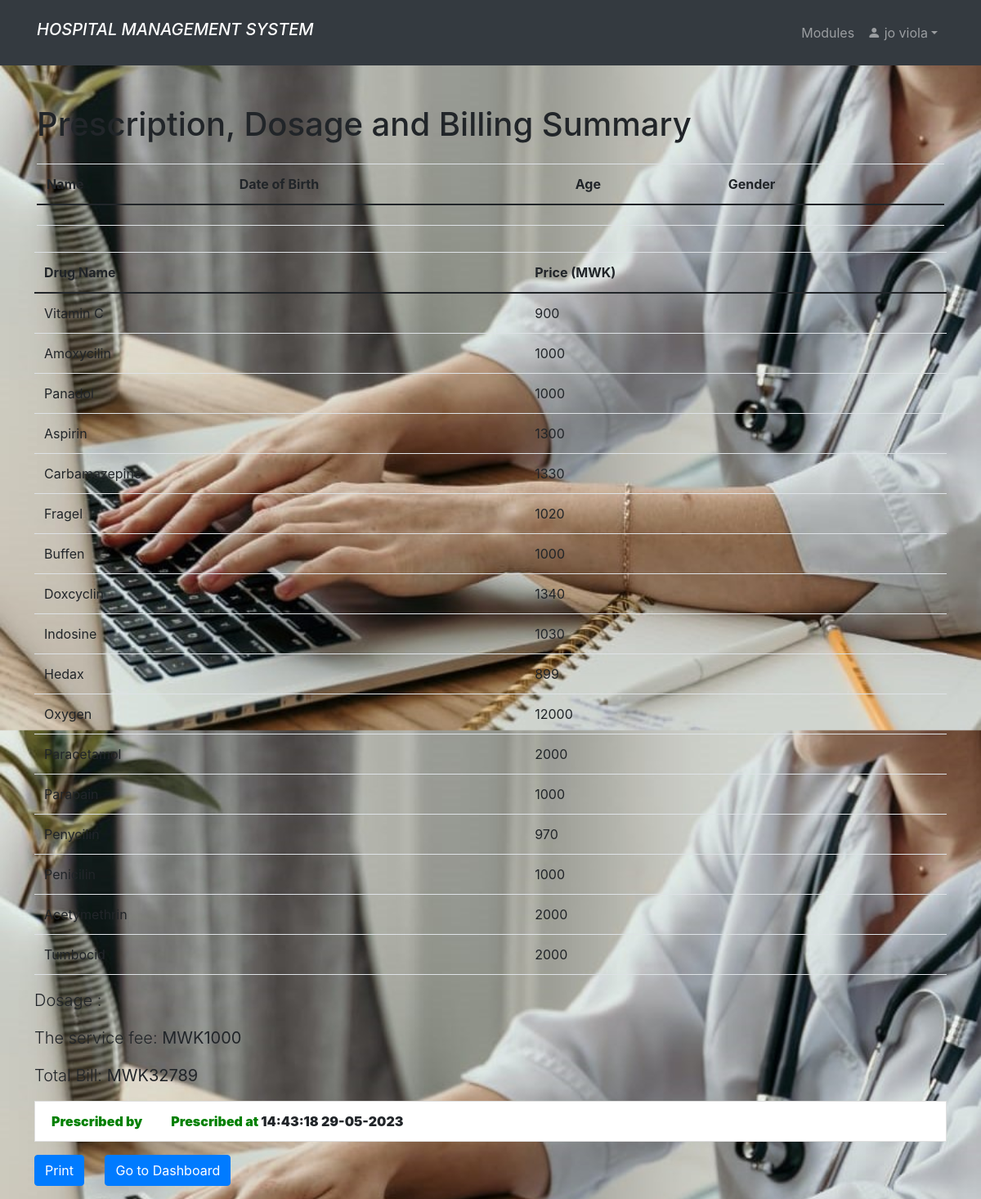
The page /billing.php (signed in) on the database as committed earlier.
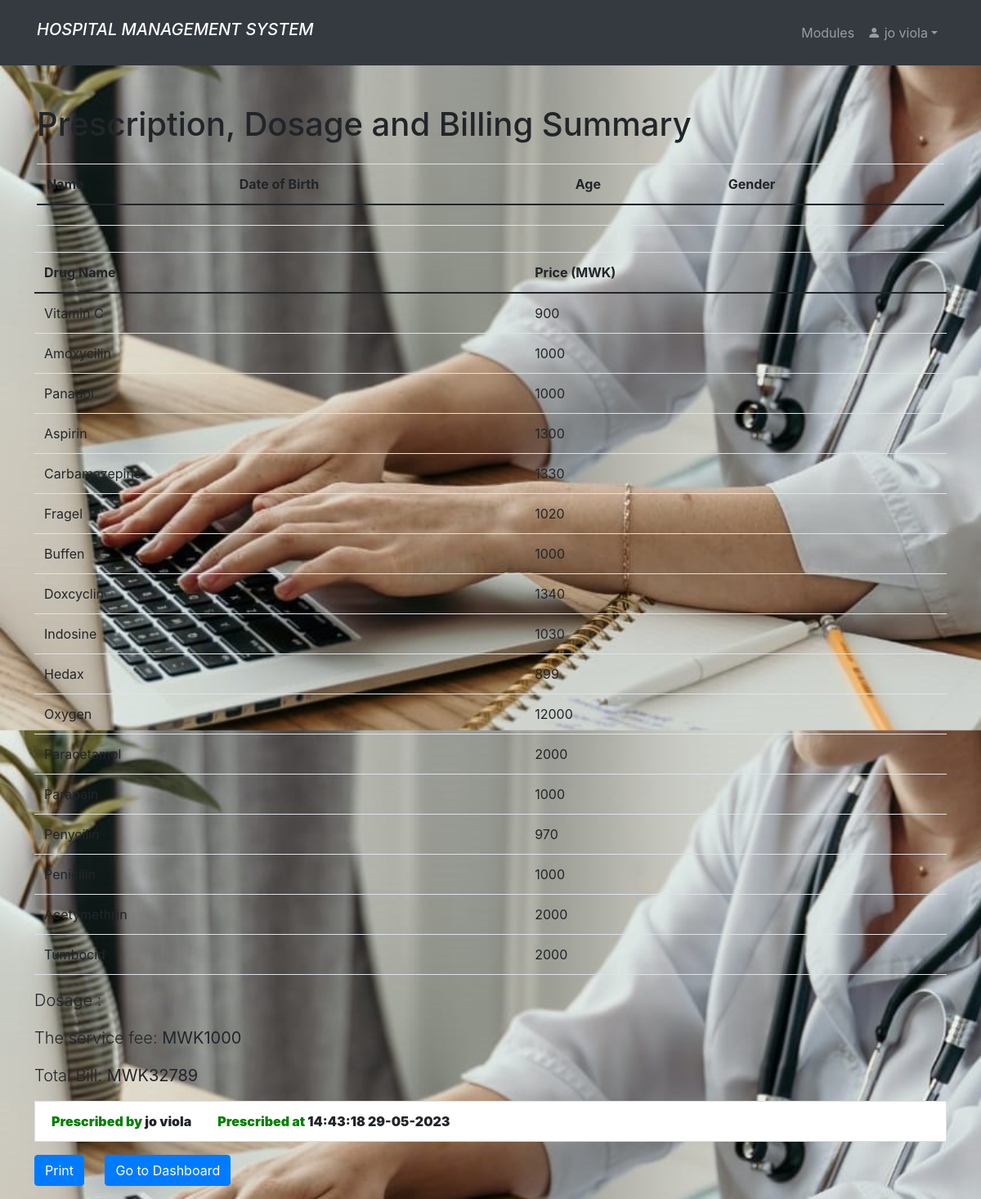
The same page on the database as committed later.
### tables this page shows
CREATE TABLE `user` (
  `id` int(11) NOT NULL,
  `uname` varchar(100) NOT NULL,
  `prof` varchar(100) NOT NULL,
  `pwd` varchar(100) NOT NULL
);

### billing.php (the view, shortened to what the changed rows need)
<?php
    include "comfig.php";
    include "unavbar.php";
    if (isset($_SESSION['id']) && isset($_SESSION['uname'])){
        $servicefee= 1000;
        $patient_id = $_SESSION["patient_id"];
?>
<!DOCTYPE html>
<html lang="en">
  <head>
    <link rel="stylesheet" href="https://maxcdn.bootstrapcdn.com/bootstrap/4.5.2/css/bootstrap.min.css">
    <link rel="stylesheet" href="https://maxcdn.bootstrapcdn.com/bootstrap/4.5.2/css/bootstrap.min.css">
  </head>
  <body>
    <div class="container mt-5">
      <div class="row">
        <div class="col-sm-12">
          <?php
          $stmt = $mysqli->prepare("SELECT * FROM patient WHERE id = ?");
          $stmt->bind_param("i", $patient_id);
          $result = $stmt->execute();
          if ($result === false) {
            echo "<div class='alert alert-danger' role='alert'>Error: " . $stmt->error . "</div>";
          } else {
                      $patient = $stmt->get_result()->fetch_assoc();
                      echo "<h1 class='mb-4'>Prescription, Dosage and Billing Summary</h1>";
                      ?>
                        <table class="table table-hover" style="overflow:auto">
                            <thead class="table table-hover">
                                <tr>
                                    <th>Name</th>
                                    <th>Date of Birth</th>
                                    <th>Age</th>
                                    <th>Gender</th>
                                </tr>
                            </thead>
                        </table>
                        <?php
                    }
          echo "<div class='row mb-3'>";
                echo "<div class='table-responsive'>";
                echo "<table class='table table-striped'>";
                echo "<thead>";
                $patient_id = $patient["id"];
                $total_amount = 0;
                echo "<table class='table'>";
                echo "<thead><tr><th>Drug Name</th><th>Price (MWK)</th></tr></thead>";
                echo "<tbody>";
                $stmt = $mysqli->prepare("SELECT drug, dosage FROM patient WHERE id = ?");
                $stmt->bind_param("i", $patient_id);
                $stmt->execute();
                $result = $stmt->get_result();
                $patientData = $result->fetch_assoc();
                $drugs = explode(", ", $patientData['drug']);
                $dosage = $patientData['dosage'];
                foreach ($drugs as $drug) {
                    $drugNamePattern = "%$drug%";
                    $stmt = $mysqli->prepare("SELECT drug_name, drug_price2 FROM drug WHERE drug_name LIKE ?");
                    $stmt->bind_param("s", $drugNamePattern);
                    $stmt->execute();
                    $result = $stmt->get_result();
                    if ($result->num_rows > 0) {
                        while ($row = $result->fetch_assoc()) {
                            echo "<tr><td>" . $row["drug_name"] . "</td><td>" . $row["drug_price2"] . "</td></tr>";
                            $total_amount += $row["drug_price2"];
                        }
                    }
                }
                $total_bill = $total_amount + $servicefee;
                echo "</tbody>";
                echo "</table>";
                echo "<p class='lead'>Dosage : <strong>" . $dosage . "</strong></p>";
                echo "<p class='lead'>The service fee: <strong> MWK" . $servicefee . "</strong></p>";
                echo "<p class='lead'>Total Bill:  <strong>MWK" . $total_bill . " <strong></p>";
                if (isset($_SESSION['uname'])) {
                    $username = $_SESSION['uname'];
                    $stmt = $mysqli->prepare("SELECT * FROM user WHERE uname = ?");
                    $stmt->bind_param("s", $username);
                    $result = $stmt->execute();
                    if ($result === false) {
                      echo "<div class='alert alert-danger' role='alert'>Error: " . $stmt->error . "</div>";
                    } else {
                      $user = $stmt->get_result()->fetch_assoc();
                      $prescribed_on = date("H:i:s d-m-Y ");
                      echo "<p class='list-group-item'><b style='color: green;'>Prescribed by</b><b> " . $user['uname'] . "</b>&nbsp;&nbsp; &nbsp; &nbsp;&nbsp; &nbsp;  <b style='color: green;'>Prescribed at </b><b>".$prescribed_on." </b></p>";
                      echo "<a href='download_pdf.php' class='btn btn-primary'>Print</a>";
                      echo "<a href='nurse_dashboard.php' class='btn btn-primary'>Go to Dashboard</a>";
                    }
                }
                ?>
        </div>
      </div>
    </div>
<?php
    }else {
        header("Location: home.php");
        exit();
    }
?>

Rows that differ between the two databases and show on the page:
added user: uname "jo viola"
